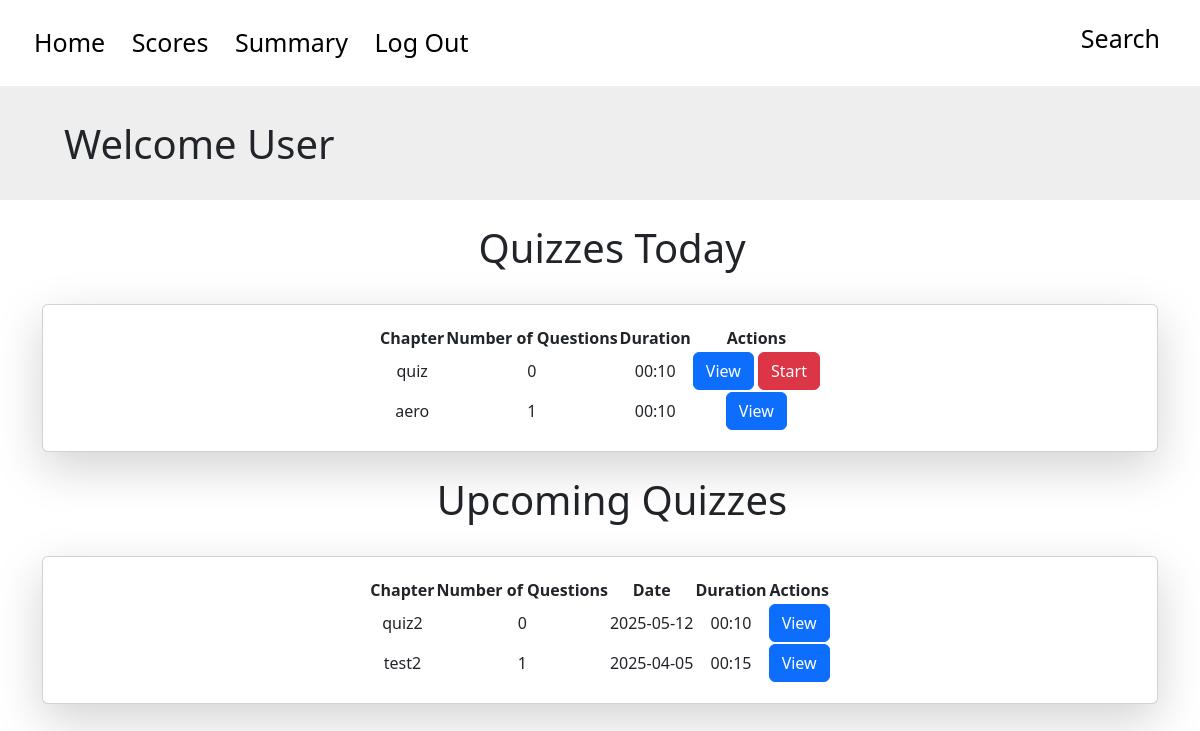
The page /student/dashboard (signed in) on the database its author committed.
### tables this page shows
CREATE TABLE quizzes ( id INTEGER PRIMARY KEY AUTOINCREMENT, name TEXT NOT NULL, subject_id INTEGER NOT NULL, chapter_id INTEGER NOT NULL, date_of_quiz DATE NOT NULL, time_duration TEXT NOT NULL, remarks TEXT, FOREIGN KEY(chapter_id) REFERENCES chapters(id) ON DELETE CASCADE, FOREIGN KEY(subject_id) REFERENCES subjects(id) ON DELETE CASCADE);

### app.py (the view)
@app.route('/student/dashboard', methods=['GET', 'POST'])
def student_dashboard():
    user_id = session['user_id']
    conn = sqlite3.connect("app.db")
    cursor = conn.cursor()
    cursor.execute("SELECT * FROM quizzes WHERE date_of_quiz = date('now')")
    quizzes_today_db = cursor.fetchall()
    quizzes = []
    for quiz in quizzes_today_db:
        id = quiz[0]
        cursor.execute('SELECT * FROM scores WHERE user_id = ? AND quiz_id = ?', (user_id, id))
        out = cursor.fetchall()
        print(out)
        not_attempted = 1
        if len(out) != 0:
            not_attempted = 0
        name = quiz[1]
        duration = quiz[5]
        cursor.execute('SELECT COUNT(*) FROM questions WHERE quiz_id = ?', (id,))
        output = cursor.fetchall()
        noq = output[0][0]
        quizzes.append({'id': id, 'name': name, 'duration': duration, 'noq': noq, 'not_attempted': not_attempted})
    cursor.execute("SELECT * FROM quizzes WHERE date_of_quiz > date('now')")
    upcoming_quizzes_db = cursor.fetchall()
    upcoming_quizzes = []
    for quiz in upcoming_quizzes_db:
        id = quiz[0]
        name = quiz[1]
        date = quiz[4]
        duration = quiz[5]
        cursor.execute('SELECT COUNT(*) FROM questions WHERE quiz_id = ?', (id,))
        output = cursor.fetchall()
        noq = output[0][0]
        upcoming_quizzes.append({'id': id, 'name': name, 'date': date,'duration': duration, 'noq': noq})
    return render_template('user_dashboard.html', quizzes=quizzes, upcoming_quizzes = upcoming_quizzes)

### templates/user_dashboard.html (shortened to what this page needs)
<!DOCTYPE html>
<html lang="en">
<head>
    <link href="https://cdn.jsdelivr.net/npm/bootstrap@5.3.0/dist/css/bootstrap.min.css" rel="stylesheet">
</head>
<header class="container p-4 vh-20 vw-100" style="font-size: 25px; text-align: left; margin-left:0px;">
    <div>
        <a href='/student/dashboard'>
            Home
        </a>
        <a href="{{ url_for('view_scores')}}">
            Scores
        </a>
        <a href="/student/summary">
            Summary
        </a>
        <a href="/student/logout">
            Log Out
        </a>
        <div style="position: absolute; right: 0; top: 0; padding-top: 20px; padding-right: 30px">
            <a href="/student/search">Search</a>
        </div>
    </div>
</header>
<body>
    <div class="container-lg p-4 vh-20 vw-100" style="background-color: #EEE; max-width:100%">
        <h1 style="padding-left: 40px; padding-top: 10px;">Welcome User</h1>
    </div>
    <div class="container vw-100 "  style="text-align:center">
        <div class="container vw-100 p-4" style="text-align: center;">
            <h1>Quizzes Today</h1>
        </div>
        <div class="card p-1 shadow-lg text-center d-flex justify-content-center align-items-center">
            <div class="card-body">
                <table>
                    <tr>
                        <th>Chapter</th>
                        <th>Number of Questions</th>
                        <th>Duration</th>
                        <th> Actions </th>
                    </tr>
                    {% for quiz in quizzes %}
                    <tr>
                        <td>{{ quiz['name'] }}</td>
                        <td>{{ quiz['noq'] }}</td>
                        <td>{{ quiz['duration'] }}</td>
                        <td inline>
                            <a href="{{ url_for('view_quiz', quiz_id = quiz['id']) }}" class="btn btn-primary">
                                View
                            </a>
                            {% if quiz['not_attempted'] == 1 %}
                            <a href="{{ url_for('start_quiz', quiz_id = quiz['id']) }}" class="btn btn-danger">
                                Start
                            </a>
                            {% endif %}
                        </td>
                    </tr>
                    {% endfor %}
                </table>
            </div>
        </div>
    </div>
    <div class="container vw-100"  style="text-align:center; align-items: center;">
        <div class="container vw-100 p-4" style="text-align: center;">
            <h1>Upcoming Quizzes</h1>
        </div>
        <div class="card p-1 shadow-lg ext-center d-flex justify-content-center align-items-center  ">
            <div class="card-body">
                <table>
                    <tr>
                        <th>Chapter</th>
                        <th>Number of Questions</th>
                        <th>Date</th>
                        <th>Duration</th>
                        <th> Actions </th>
                    </tr>
                    {% for quiz in upcoming_quizzes %}
                    <tr>
                        <td>{{ quiz['name'] }}</td>
                        <td>{{ quiz['noq'] }}</td>
                        <td>{{ quiz['date'] }}</td>
                        <td>{{ quiz['duration'] }}</td>
                        <td inline>
                            <a href="{{ url_for('view_quiz', quiz_id = quiz['id']) }}" class="btn btn-primary">
                                View
                            </a>
                        </td>
                    </tr>
                    {% endfor %}
                </table>
            </div>
        </div>
    </div>
</body>

### templates/user_dashboard.html (style rules this page uses)
a { color: #000; text-decoration: none; padding-left: 10px; padding-right: 10px; }
tr { margin-left: 10px; margin-right: 10px; }

### rows shown on the page
quizzes: name "quiz", noq "0", duration "00:10"
quizzes: name "aero", noq "1", duration "00:10"
quizzes: name "quiz2", noq "0", date "2025-05-12", duration "00:10"
quizzes: name "test2", noq "1", date "2025-04-05", duration "00:15"
